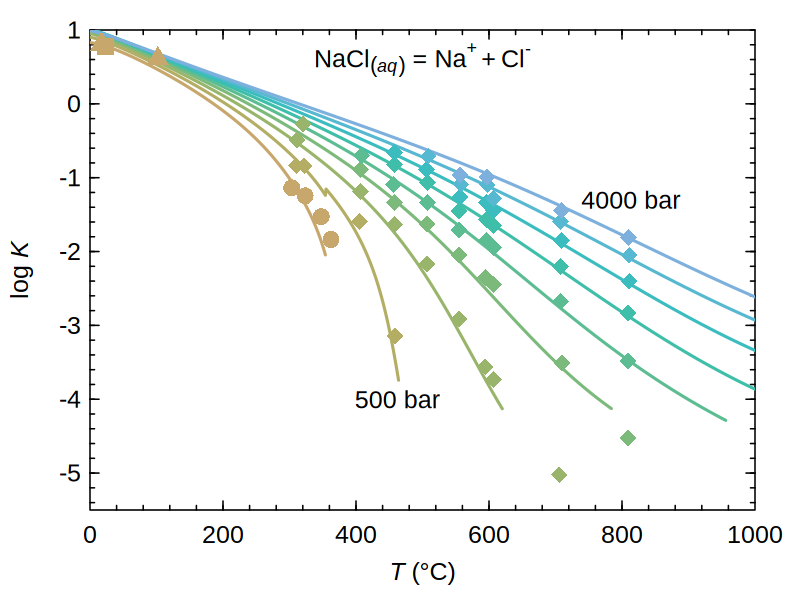

Generate this figure with R:
# CHNOSZ/demo/NaCl.R
# 20121111 first version
# 22051260 adapted for CHNOSZ page on portfolio

library(CHNOSZ)

png("CHNOSZ_diagram.png", width = 800, height = 600, res = 150)
print(par("mar"))
par(mar = c(3, 3, 1, 1.5))

# Read the data and start a new plot
expt <- read.csv(system.file("extdata/misc/SOJSH.csv", package = "CHNOSZ"), as.is = TRUE)
expt$pch[expt$pch == 0] <- 15
expt$pch[expt$pch == 1] <- 16
expt$pch[expt$pch == 2] <- 17
expt$pch[expt$pch == 5] <- 18
thermo.plot.new(xlim = c(0, 1000), ylim = c(-5.5, 1), xlab = axis.label("T"), ylab = axis.label("logK"))

# Use viridis palette
expt_Ps <- unique(expt$P)
cols <- hcl.colors(length(expt_Ps), palette = "Harmonic")

# The range of temperature for each pressure
T <- list()
T[[1]] <- seq(0, 354, 1)
T[[2]] <- seq(0, 465, 1)
T[[3]] <- seq(0, 760, 1)
T[[4]] <- seq(0, 920, 1)
T[[5]] <- T[[6]] <- T[[7]] <- T[[8]] <- T[[9]] <- seq(0, 1000, 1)

# Define reaction for calculating logK
species <- c("NaCl", "Na+", "Cl-")
coeffs <- c(-1, 1, 1)
logK <- numeric()
# Use numeric P values (except Psat)
Ps <- suppressWarnings(as.numeric(expt_Ps))
P_list <- as.list(Ps)
P_list[is.na(Ps)] <- "Psat"

# Loop over pressures
for(i in 1:length(T)) {
  # Plot calculated logK
  s <- suppressWarnings(subcrt(species, coeffs, T = T[[i]], P = P_list[[i]]))
  lines(s$out$T, s$out$logK, lwd = 2, col = cols[i])
}

# Loop over pressures
for(i in 1:length(expt_Ps)) {
  # Plot experimental logK
  this_expt <- subset(expt, P == expt_Ps[i])
  points(this_expt$T, this_expt$logK, cex = 1.5, pch = this_expt$pch, col = cols[i])
}

## Add title, labels, and legends
title(describe.reaction(s$reaction, states = 1), line = -1, cex.main = 1)
#text(150, -0.1, quote(italic(P)[sat]), cex = 1.2)
text(462, -4, "500 bar")
#text(620, -4.3, "1000 bar")
#text(796, -4.3, "1500 bar")
text(813, -1.3, "4000 bar")

dev.off()
